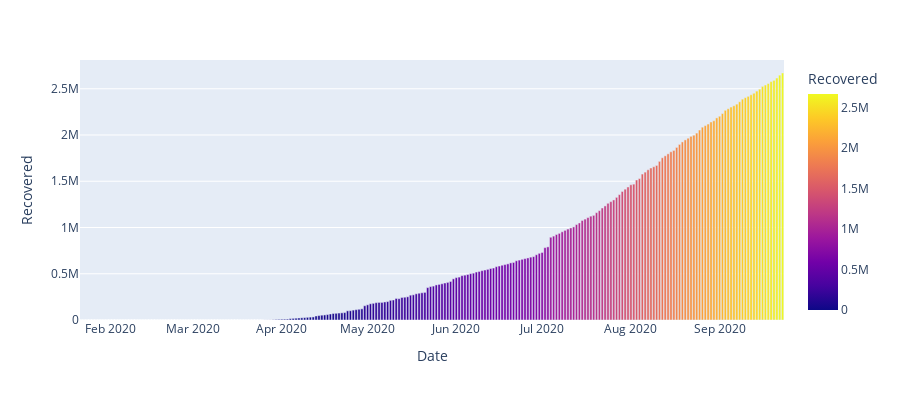

The notebook cell saved with this chart:
### Markdown cell above
## Date vs Recovered

### Code cell
px.bar(df_US, x="Date", y="Recovered", color="Recovered", height=400)

### Figure 1 — Plotly figure (JSON) as saved in the notebook; plotly's stock layout.template omitted (floating-point values rounded to 4 significant figures; data arrays with more than 128 entries replaced by an {"elided": "..."} marker saying what was removed)
{"data": [{"alignmentgroup": "True", "hovertemplate": "Date=%{x}<br>Recovered=%{marker.color}<extra></extra>", "legendgroup": "", "marker": {"color": {"elided": "246 int values"}, "coloraxis": "coloraxis"}, "name": "", "offsetgroup": "", "orientation": "v", "showlegend": false, "textposition": "auto", "type": "bar", "x": {"elided": "246 str values"}, "xaxis": "x", "y": {"elided": "246 int values"}, "yaxis": "y"}], "layout": {"barmode": "relative", "coloraxis": {"colorbar": {"title": {"text": "Recovered"}}, "colorscale": [[0, "#0d0887"], [0.1111, "#46039f"], [0.2222, "#7201a8"], [0.3333, "#9c179e"], [0.4444, "#bd3786"], [0.5556, "#d8576b"], [0.6667, "#ed7953"], [0.7778, "#fb9f3a"], [0.8889, "#fdca26"], [1, "#f0f921"]]}, "height": 400, "legend": {"tracegroupgap": 0}, "margin": {"t": 60}, "xaxis": {"anchor": "y", "domain": [0, 1], "title": {"text": "Date"}}, "yaxis": {"anchor": "x", "domain": [0, 1], "title": {"text": "Recovered"}}}}
